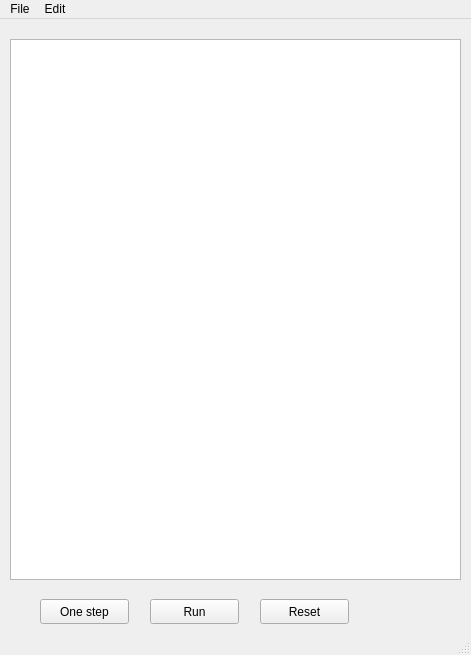
<?xml version="1.0" encoding="UTF-8"?>
<ui version="4.0">
 <class>MainWindow</class>
 <widget class="QMainWindow" name="MainWindow">
  <property name="geometry">
   <rect>
    <x>0</x>
    <y>0</y>
    <width>471</width>
    <height>655</height>
   </rect>
  </property>
  <property name="windowTitle">
   <string>MPCbrie</string>
  </property>
  <widget class="QWidget" name="centralwidget">
   <widget class="QPushButton" name="step_button">
    <property name="geometry">
     <rect>
      <x>40</x>
      <y>580</y>
      <width>89</width>
      <height>25</height>
     </rect>
    </property>
    <property name="toolTip">
     <string>Run one step of the program</string>
    </property>
    <property name="text">
     <string>One step</string>
    </property>
   </widget>
   <widget class="QPushButton" name="run_button">
    <property name="geometry">
     <rect>
      <x>150</x>
      <y>580</y>
      <width>89</width>
      <height>25</height>
     </rect>
    </property>
    <property name="toolTip">
     <string>Run the entire protocol</string>
    </property>
    <property name="text">
     <string>Run</string>
    </property>
   </widget>
   <widget class="QPushButton" name="reset_button">
    <property name="geometry">
     <rect>
      <x>260</x>
      <y>580</y>
      <width>89</width>
      <height>25</height>
     </rect>
    </property>
    <property name="toolTip">
     <string>Reset all input fields</string>
    </property>
    <property name="text">
     <string>Reset</string>
    </property>
   </widget>
   <widget class="QListWidget" name="listWidget">
    <property name="geometry">
     <rect>
      <x>10</x>
      <y>20</y>
      <width>451</width>
      <height>541</height>
     </rect>
    </property>
   </widget>
  </widget>
  <widget class="QMenuBar" name="menubar">
   <property name="geometry">
    <rect>
     <x>0</x>
     <y>0</y>
     <width>471</width>
     <height>22</height>
    </rect>
   </property>
   <widget class="QMenu" name="menuFile">
    <property name="title">
     <string>File</string>
    </property>
    <addaction name="actionNew"/>
    <addaction name="actionOpen"/>
    <addaction name="separator"/>
   </widget>
   <widget class="QMenu" name="menuEdit">
    <property name="title">
     <string>Edit</string>
    </property>
    <addaction name="actionUndo"/>
    <addaction name="actionRedo"/>
   </widget>
   <addaction name="menuFile"/>
   <addaction name="menuEdit"/>
  </widget>
  <widget class="QStatusBar" name="statusbar"/>
  <action name="actionNew">
   <property name="text">
    <string>New</string>
   </property>
  </action>
  <action name="actionOpen">
   <property name="text">
    <string>Open</string>
   </property>
  </action>
  <action name="actionUndo">
   <property name="text">
    <string>Undo</string>
   </property>
  </action>
  <action name="actionRedo">
   <property name="text">
    <string>Redo</string>
   </property>
  </action>
 </widget>
 <resources/>
 <connections/>
</ui>
